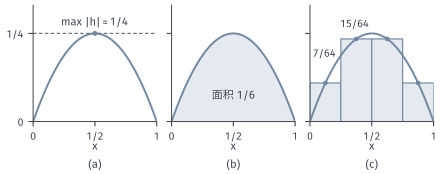

Source code (Python):
from pathlib import Path
import sys
ROOT = next(p for p in Path(__file__).resolve().parents if (p/"build.sh").is_file() and (p/"tex/book.tex").is_file())
sys.path.insert(0, str(ROOT/"figures/00-shared/mathematical-preliminaries-upper/00-shared/comprehension-figures"))
from support import figure, save, BLUE, GREEN, YELLOW, RED, PURPLE, INK, MUTED, GRID, BLUE_FILL, GREEN_FILL, YELLOW_FILL, RED_FILL, PURPLE_FILL
import numpy as np

def panel_labels(fig, axes, y=.02):
    for ax, s in zip(axes, "(a) (b) (c)".split()):
        q = ax.get_position(); fig.text((q.x0+q.x1)/2, y, s, ha="center", va="bottom")

# h(x)=x-x^2 on [0,1]: max 1/4 at x=1/2, integral 1/6; four midpoint samples give the vector v.
fig, axes = figure(width_mm=112, height_mm=44, ncols=3, sharey=True)
fig.set_layout_engine(None)
fig.subplots_adjust(left=.075, right=.985, top=.97, bottom=.3, wspace=.12)
x = np.linspace(0, 1, 400); h = x-x**2
ax = axes[0]
ax.plot(x, h, color=BLUE, lw=1.4)
ax.plot([0, 1], [.25, .25], color=MUTED, lw=.85, ls=(0, (3, 2)))
ax.plot([.5], [.25], 'o', ms=3.6, color=BLUE, mew=0)
ax.text(.5, .265, r'$\max\,\vert h\vert=1/4$', ha='center', va='bottom')
ax = axes[1]
ax.fill_between(x, 0, h, color=BLUE_FILL, lw=0)
ax.plot(x, h, color=BLUE, lw=1.4)
ax.text(.5, .075, '面积 1/6', ha='center', va='center')
ax = axes[2]
xi = np.array([1, 3, 5, 7])/8; v = xi-xi**2
ax.bar(xi, v, width=.25, color=BLUE_FILL, edgecolor=BLUE, lw=.85)
ax.plot(x, h, color=BLUE, lw=1.4)
ax.plot(xi, v, 'o', ms=3.4, color=BLUE, mew=0)
ax.text(.115, .178, '7/64', ha='center', va='bottom', fontsize=7.5)
ax.text(.36, .262, '15/64', ha='center', va='bottom', fontsize=7.5)
for ax in axes:
    ax.set_xlim(0, 1); ax.set_ylim(0, .33); ax.set_xticks([0, .5, 1]); ax.set_xticklabels(['0', '1/2', '1']); ax.set_yticks([0, .25]); ax.set_yticklabels(['0', '1/4']); ax.set_xlabel('$x$', labelpad=0)
panel_labels(fig, axes)
save(fig, Path(__file__).resolve().parent, 'figure', {'formula': 'h=x-x^2; midpoints (2i-1)/8, h values 7/64,15/64,15/64,7/64'})
